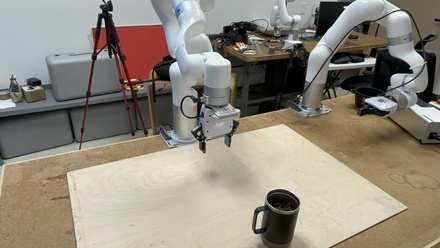
#> input picture msl_scripts/basic_diffusion_model/custom_images/full_data/view10_forward.JPG, 440 x 248 px
$ python -i domain_generalization_create_perturbed_images.py   (imports and definitions only)
#> lines starting #> are read from the running program, lines starting #| are printed output that depends on the picture; after the words box and inside, x2 and y2 are one past the last pixel; in counts of white or black regions, pixels touching at a corner belong together
from PIL import Image, ImageEnhance
import numpy as np
import os
import shutil
import cv2


ROOT_DIR = "/home/xarm/bags/msl_bags/IMPORTANT-distribution-pick-and-place-raw-bags-30"


# =======================================
#### REPLACE CUP COLOR
# Detects cups using YOLOv8 segmentation (very low confidence threshold to include faint/partial cups).
# Replaces the color of all pixels in cup masks with teal ([B, G, R] = [180, 200, 0]).
# Leaves background and non-cup objects untouched.


#### GAUSSIAN NOISE ADDITION
# np.random.normal(mean=0.0, std=sigma, size=image.shape).
# Random values drawn from a Gaussian distribution with 0 mean and a chosen standard deviation (sigma). Each pixel’s R, G, B channels get an independent random offset.
# The noise array is added element-wise to the image’s pixel array.
# Clipped to the valid intensity range [0, 255] to avoid wrap-around or overflow.
# noise_sigma: Standard deviation of the Gaussian noise.
# --300: SNR ≈ -7.4 dB (noise is stronger than the signal — heavily corrupted image)
# --200: SNR ≈ -3.9 dB → heavy noise, but image features still partially visible
# --100: SNR ≈ +2.1 dB → strong noise, but major image structure remains usable


#### SIMULATE ROTATED CAMERA VIEW
# Uses  a homography (perspective transform) derived from the given yaw, pitch, and roll angles:
# Using the intrinsics and rotation, computes a 3×3 homography H = K · R · K⁻¹
# The homography represents how a plane (the image) appears under the camera rotation (pure rotation about the optical center).
# The image is warped with OpenCV’s warpPerspective using H
# A rotation will leave black triangles at the image borders (where no original pixels map). Fills those areas smoothly:
# --Finds the median color of the original image’s border
# --Uses that as a background fill color.
# --Creates a mask of valid (non-black) pixels after warping, then blurs this mask
# --Alpha-blends the warped image with a solid image of the median color
# --This produces a smooth transition at the edges instead of sharp borders.


### REPLACE BACKGROUND COLOR
# Gray detection: Convert to HSV; gray = low saturation (S: 0–50), value range 30–220
# Yellow detection: Convert to Lab; yellow = high L, neutral a, high b (e.g., b in 90–210)
# Create masks with cv2.inRange, replace masked pixels with background fill
# Result: Uniform background, gray tables and yellow paper removed


#### IN-PLANE ROTATION
# Rotates image around center using PIL’s Image.rotate with expand=False
# Keeps original canvas size — corners may get cut off; black background fills appear
# Simulates in-plane camera tilt (like rotating the camera around the optical axis)
# Output resolution is unchanged; black edges may appear from clipped corners

#### TRANSLATION (SHIFTING)
# Shifts image by (translate_x, translate_y) pixels
# Crops appropriate region from the original image and pastes it onto a new black canvas
# Positive translate_x: shift right; positive translate_y: shift down
# Leaves black bands where image data was shifted out of view
# Simulates slight camera movement or misalignment

#### SCALING (ZOOM IN / OUT)
# Applies uniform scaling using bicubic interpolation
# -- If scale_factor > 1.0: zoom in → enlarge and center-crop to original size
# -- If scale_factor < 1.0: zoom out → shrink and center on black canvas
# Simulates camera moving closer or farther
# Maintains original resolution; results in cropping or padding depending on zoom

#### BRIGHTNESS CHANGE
# Adjusts brightness using ImageEnhance.Brightness
# Multiplies all pixel values by intensity_factor
# -- 1.0 → original brightness
# -- >1.0 → brighter (e.g., 1.2 = +20%)
# -- <1.0 → darker (e.g., 0.8 = -20%)
# -- 0.0 → completely black
# Simulates lighting variation in a linear and global manner


# [84 lines left out: functions replace_cup_color, process_cups_in_directory, not called in this run]


def replace_background_and_yellow(img_np,
                                   bg_color_rgb=(180, 220, 255),
                                   replace_gray=True,
                                   replace_yellow=True):
#> called with bg_color_rgb = (180, 220, 255), replace_gray = True, replace_yellow = True
    bg_fill = np.full_like(img_np, bg_color_rgb)

    if replace_gray:
        hsv = cv2.cvtColor(img_np, cv2.COLOR_RGB2HSV)
#> hsv: shape (248, 440, 3); mean H, S, V 44.6, 52.5, 146.7
        lower_gray = np.array([0, 0, 30])
        upper_gray = np.array([180, 50, 220])
        gray_mask = cv2.inRange(hsv, lower_gray, upper_gray)
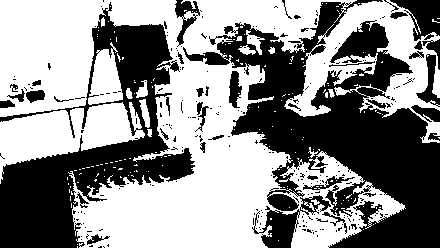
#> gray_mask: shape (248, 440); 55.5% white; 253 black regions (213 under 20 px), largest, box (x1, y1, x2, y2) and area: (183, 0, 440, 248) 25657, (0, 2, 195, 248) 16217, (252, 195, 331, 248) 1347
        img_np = np.where(gray_mask[:, :, None] == 255, bg_fill, img_np)
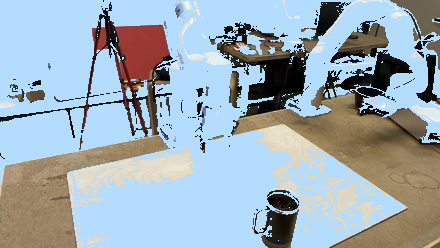
#> img_np: shape (248, 440, 3); mean R, G, B 156.9, 171.9, 182.5

    if replace_yellow:
        lab = cv2.cvtColor(img_np, cv2.COLOR_RGB2LAB)
#> lab: shape (248, 440, 3); mean of channels 0, 1, 2 175.6, 126.7, 122.3

        # [9 lines of commented-out code are left out]
        lower_yellow = np.array([170, 110, 90])
        upper_yellow = np.array([255, 170, 170])
        yellow_mask = cv2.inRange(lab, lower_yellow, upper_yellow)
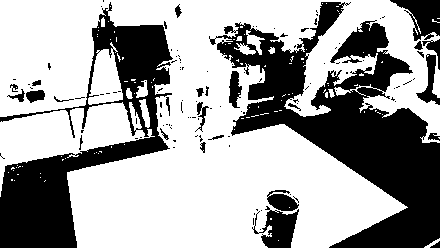
#> yellow_mask: shape (248, 440); 64.1% white; 120 black regions (93 under 20 px), largest, box (x1, y1, x2, y2) and area: (209, 2, 440, 248) 21394, (0, 2, 173, 248) 12911, (390, 0, 440, 41) 1122
        img_np = np.where(yellow_mask[:, :, None] == 255, bg_fill, img_np)
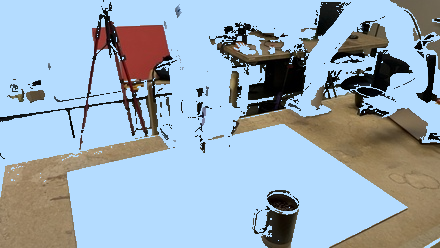
#> img_np: shape (248, 440, 3); mean R, G, B 153.3, 172.1, 187.1

    return img_np

# [294 lines left out: functions clean_backgrounds, simulate_view_rotation, perturb_images, not called in this run]


# [239 lines of commented-out code are left out]
# [8 lines not run here, left out]
from ultralytics import YOLO
# [4 lines not run here, left out]
# sleep for 2 seconds
import time
# [8 lines not run here, left out]


# [83 lines of commented-out code are left out]

>>> import cv2
>>> picture = cv2.cvtColor(cv2.imread('basic_diffusion_model/custom_images/full_data/view10_forward.JPG'), cv2.COLOR_BGR2RGB)
>>> result = replace_background_and_yellow(picture)

$ run again, on msl_scripts/basic_diffusion_model/custom_images/test_set/IMG_0003.JPG
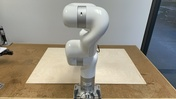
#> input picture msl_scripts/basic_diffusion_model/custom_images/test_set/IMG_0003.JPG, 176 x 99 px
#> hsv: shape (99, 176, 3); mean H, S, V 46.7, 53.8, 156.3
#> in replace_background_and_yellow, `gray_mask = cv2.inRange(hsv, lower_gray, upper_gray)`:
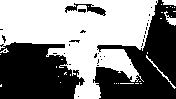
#> gray_mask: shape (99, 176); 51.9% white; 31 black regions (27 under 20 px), largest, box (x1, y1, x2, y2) and area: (93, 0, 176, 99) 4283, (0, 42, 85, 99) 3773, (65, 3, 106, 16) 187, (78, 9, 86, 13) 25
#> lab: shape (99, 176, 3); mean of channels 0, 1, 2 180.6, 126.8, 123.8
#> yellow_mask: shape (99, 176); 63.2% white; 19 black regions (16 under 20 px), largest, box (x1, y1, x2, y2) and area: (96, 0, 176, 99) 3659, (0, 42, 79, 99) 2664, (80, 77, 85, 86) 27
#> in replace_background_and_yellow, `img_np = np.where(yellow_mask[:, :, None] == 255, bg_fill, img_np)`:
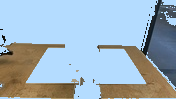
#> img_np: shape (99, 176, 3); mean R, G, B 157.5, 177.2, 191.5
